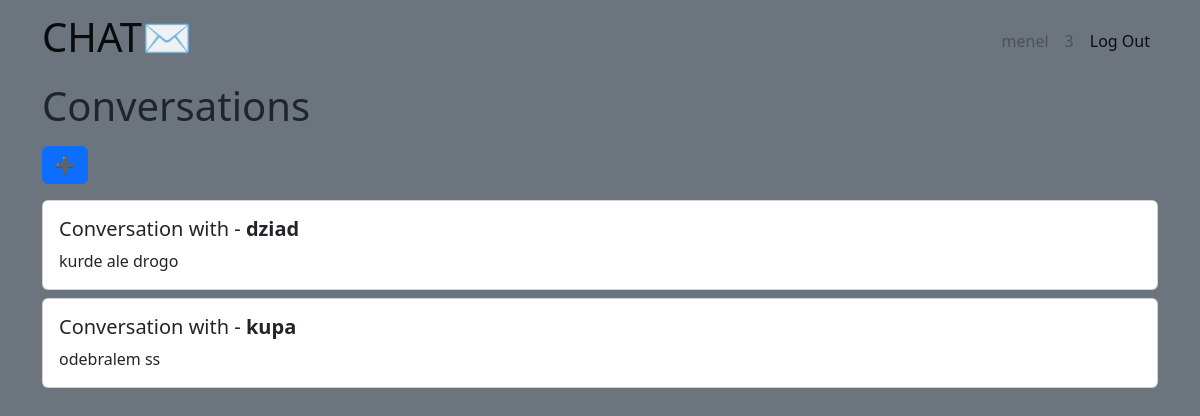
The app's page / (signed in) with its own data.
### tables this page shows
CREATE TABLE user (
    id INTEGER PRIMARY KEY AUTOINCREMENT,
    nickname TEXT UNIQUE NOT NULL,
    username TEXT UNIQUE NOT NULL,
    password TEXT NOT NULL
);

CREATE TABLE conversation (
    id INTEGER PRIMARY KEY AUTOINCREMENT,
    cuser INTEGER,
    suser INTEGER
);

CREATE TABLE message (
    id INTEGER PRIMARY KEY AUTOINCREMENT,
    author TEXT NOT NULL,
    value TEXT NOT NULL,
    date DATETIME NOT NULL,
    conv INTEGER
);

### chat/conv.py (the view)
@bp.route('/')
@login_required
def index():
    db = get_db()
    conversations = []
    try:
        conversations = db.execute(
           f'SELECT * FROM conversation WHERE cuser = {g.user["id"]} OR suser = {g.user["id"]}'
        ).fetchall()
    except Exception:
        pass
    users = []
    uid = g.user['id']
    lastmsg = []
    print(conversations[-1]["cuser"])
    try:
        for item in conversations:
            t = item['cuser']
            if item['cuser'] == uid:
                t = item['suser']
            users.append(db.execute(
                f'SELECT id, nickname FROM user WHERE id = {t}'
            ).fetchall())
        for item in conversations:
            for user in users:
                if item['suser'] == user[0]['id'] or item['cuser'] == user[0]['id']:
                    lastmsg.append(db.execute(
                        f'SELECT value FROM message WHERE conv = {item["id"]}'
                    ).fetchall())
                    lastmsg[-1] = lastmsg[-1][-1]['value'] if len(lastmsg[-1]) > 0 else "no messages"
    except Exception:
        pass
    users = [item[0]['nickname'] for item in users]
    print(lastmsg)
    print(users, uid, lastmsg)
    return render_template('chat/index.html', conversations=conversations, users=users, lastmsg=lastmsg)

### chat/auth.py (called while the page is built)
@bp.before_app_request
def load_logged_in_user():
    user_id = session.get('user_id')
    if user_id is None:
        g.user = None
    else:
        g.user = get_db().execute(
            'SELECT * FROM user WHERE id = ?', (user_id,)
        ).fetchone()

def login_required(view):
    @functools.wraps(view)
    def wrapped_view(**kwargs):
        if g.user is None:
            return redirect(url_for('auth.login'))
        return view(**kwargs)
    return wrapped_view

### chat/db.py (called while the page is built)
def get_db():
    if 'db' not in g:
        g.db = sqlite3.connect(
            current_app.config['DATABASE'],
            detect_types=sqlite3.PARSE_DECLTYPES
        )
        g.db.row_factory = sqlite3.Row
    return g.db

### chat/templates/chat/index.html
{% extends 'base.html' %}
{% block header %}
  <h1>{% block title %}Conversations{% endblock %}</h1>
  {% if g.user %}
    <a class="btn btn-primary my-2" href="{{ url_for('conv.create') }}">➕</a>
  {% endif %}
{% endblock %}
{% block content %}
  {% for conv in conversations %}
  <div class="card my-2 " style="">
      <a href="{{ url_for('conv.conversation', id = conv['id']) }}" class="text-decoration-none text-dark">
      <div class="card-body align-left ">
        <h5 class="card-title">Conversation with - <b>{{ users[loop.index0] }}</b></h5>
        <p class="card-text ">{{ lastmsg[loop.index0] }}</p>
      </div>
    </a>
  </div>
  {% endfor %}
{% endblock %}

### chat/templates/base.html (shortened to what this page needs)
<!doctype html>
<head>
  <link href="https://cdn.jsdelivr.net/npm/bootstrap@5.2.3/dist/css/bootstrap.min.css" rel="stylesheet"
>
</head>
<body class="bg-secondary">
  <nav class="navbar navbar-expand sticky-top navbar-stick-top bg-secondary">
    <div class="container container-fluid">
      <a class="navbar-brand" href="{{ url_for('conv.index') }}">
        <h1>CHAT✉</h1>
      </a>
      <div class="d-flex flex-row-reverse">
        <ul class="navbar-nav">
          {% if g.user %}
          <li class="nav-item">
            <a class="nav-link disabled" aria-current="page" href="#">{{ g.user['username'] }}</a>
          </li>
          <li class="nav-item">
            <a class="nav-link disabled" href="#">{{ g.user['id'] }}</a>
          </li>
          <li class="nav-item">
            <a class="nav-link active" href="{{ url_for('auth.logout') }}">Log Out</a>
          </li>
          {% endif %}
        </ul>
      </div>
    </div>
  </nav>
  <div class="container">
    <header>
      {% block header %}{% endblock %}
    </header>
    {% block content %}{% endblock %}
  </div>
</body>

### records on screen
user: user.username "menel", user.id "3"
user: nickname "dziad"
message: value "kurde ale drogo"
user: nickname "kupa"
message: value "odebralem ss"
